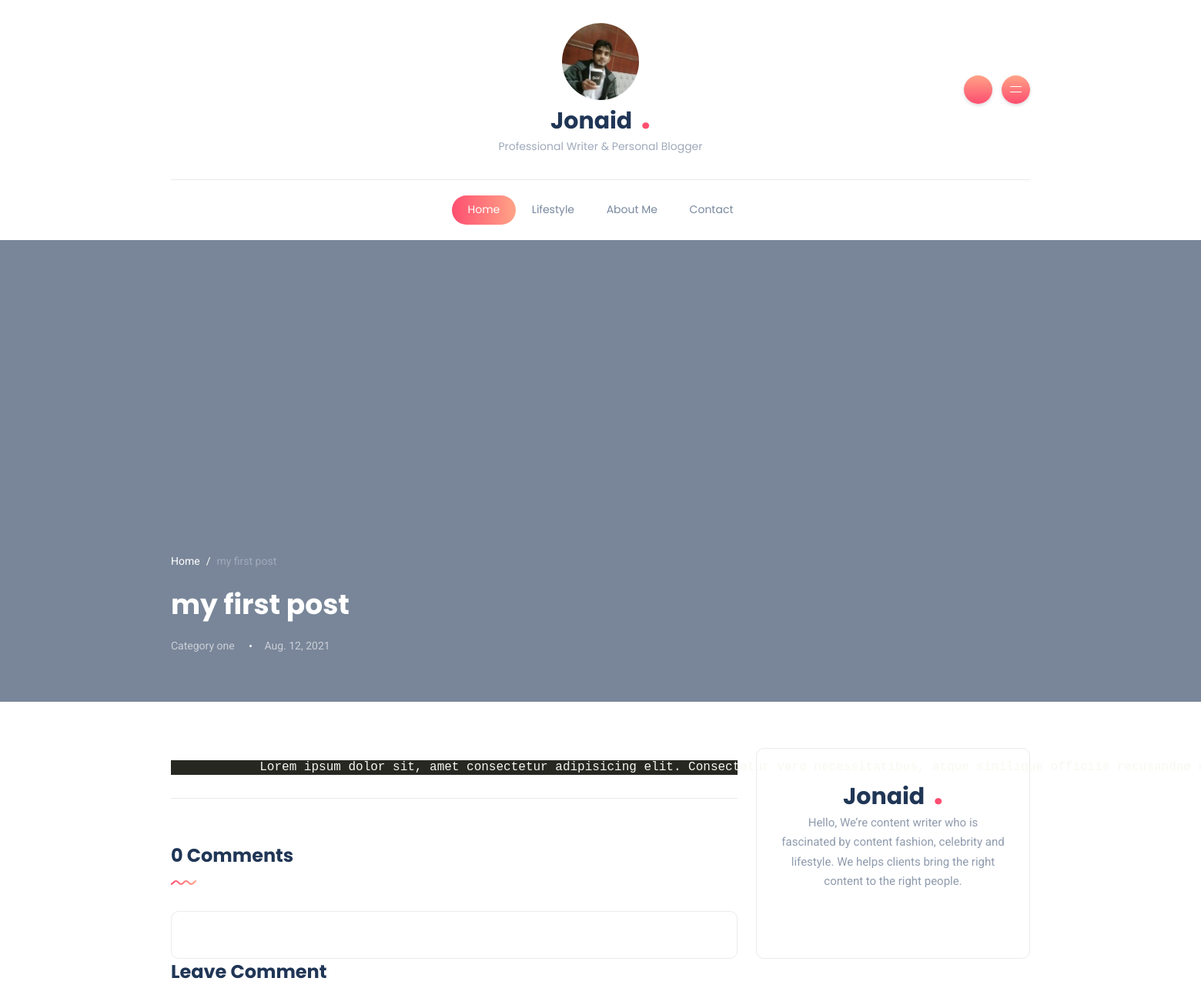
The app's page /blog/4/ (upper part), older data.
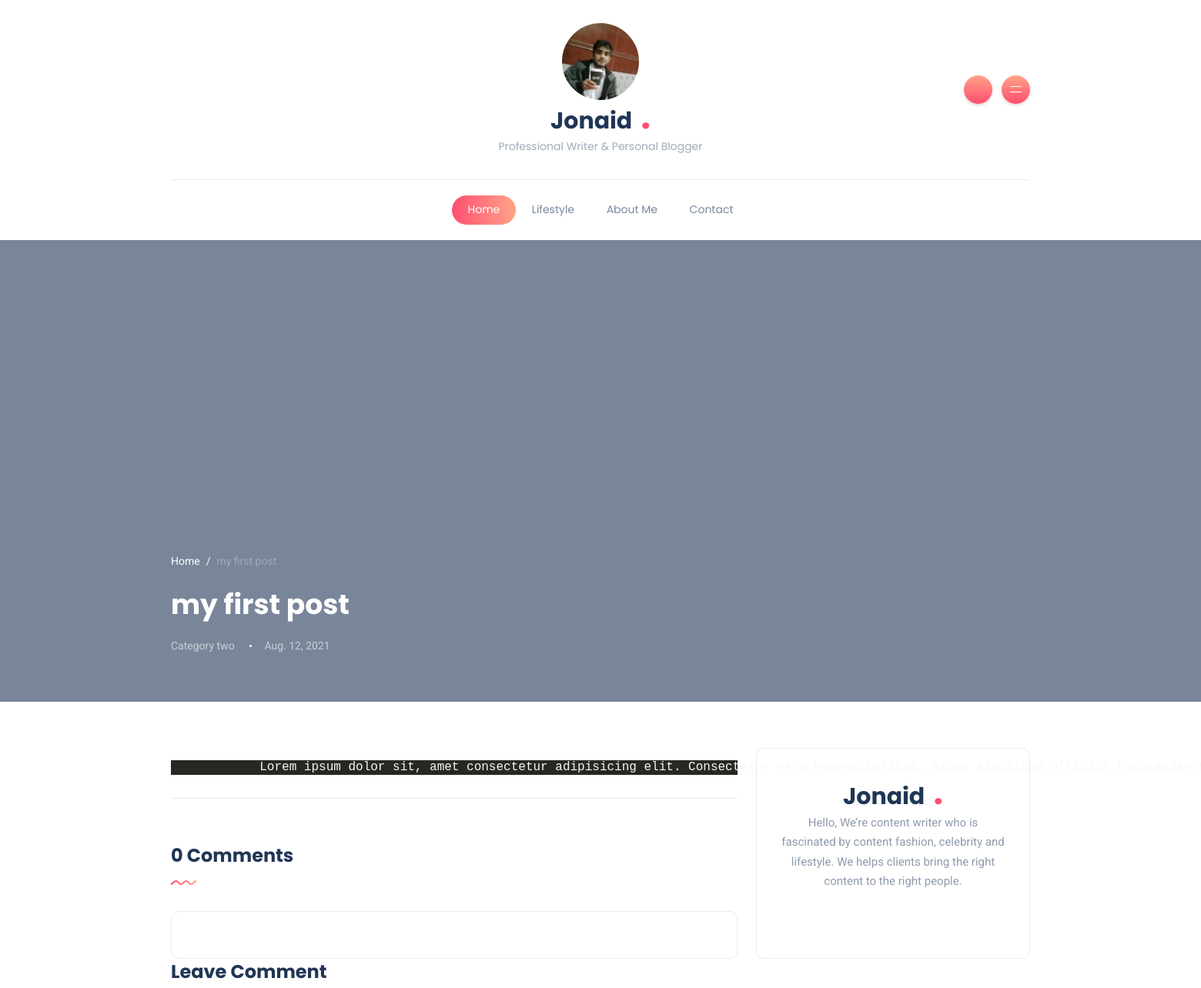
The same page, newer data.
### blog/models.py (models this page shows, shortened)
class Post (models.Model):
    category = models.ForeignKey(Category, blank=True, null=True, on_delete= models.CASCADE, related_name='posts')
    title = models.CharField(max_length=80)
    slug = models.SlugField()
    thumbnail= models.ImageField(upload_to ='blog/photo/')
    description = models.TextField()
    short_description =models.TextField()
    tages = TaggableManager()
    creation = models.DateTimeField(auto_now_add=True)
    @property
    def comment_count(self):
        return Comment.objects.filter(post=self).count()

class Category (models.Model):
    name =models.CharField(max_length=200)
    slug = models.SlugField(max_length=200,
    unique=True)
    class Meta:
        ordering = ('name',)
        verbose_name = 'category'
        verbose_name_plural = 'categories'
    def get_absolute_url(self):
        return reverse("blog:blog_by_category", args={
            self.slug
            })

### blog/views.py (the view)
# urls.py: path('blog/<slug>/', views.blog_details, name='blog_details'),
def blog_details (request, slug):
    post = Post.objects.get(slug=slug)
    comments = post.comments.all()
    categories = Category.objects.all()
    latest_post= Post.objects.all()[:3]
    if request.method == 'POST':
        comment_form = CommentForm(request.POST)
        if comment_form.is_valid():
            new_comment = comment_form.save(commit=False)
            new_comment.post = post
            new_comment.save()
            messages.success(request, 'Your comment submitted.')
            return HttpResponseRedirect(request.path_info)
    else:
        comment_form = CommentForm()
    context={
        'post':post,
        'comments': comments,
        'categories':categories,
        'latest_post':latest_post
    }
    return render (request,'blog/details.html',context)

### templates/blog/details.html (shortened to what this page needs)
{% load static %}
<!DOCTYPE html>
<html lang="en-US">
<head>
  <link rel="stylesheet" href="https://cdn.jsdelivr.net/npm/bootstrap@5.1.0/dist/css/bootstrap.min.css" >
	<link rel="stylesheet" href="{% static "blog/css/bootstrap.min.css" %}" type="text/css" media="all">
	<link rel="stylesheet" href="{% static "blog/css/all.min.css" %}" type="text/css" media="all">
	<link rel="stylesheet" href="{% static "blog/css/slick.css" %}" type="text/css" media="all">
	<link rel="stylesheet" href="{% static "blog/css/simple-line-icons.css" %}" type="text/css" media="all">
	<link rel="stylesheet" href="{% static "blog/css/style.css" %}" type="text/css" media="all">
</head>
<body>
<div class="site-wrapper">
	<header class="header-personal">
        <div class="container-xl header-top">
			<div class="row align-items-center">
				<div class="col-4 d-none d-md-block d-lg-block">
					<ul class="social-icons list-unstyled list-inline mb-0">
						<li class="list-inline-item"><a href="#"><i class="fab fa-facebook-f"></i></a></li>
						<li class="list-inline-item"><a href="#"><i class="fab fa-twitter"></i></a></li>
						<li class="list-inline-item"><a href="#"><i class="fab fa-medium"></i></a></li>
					</ul>
				</div>
				<div class="col-md-4 col-sm-12 col-xs-12 text-center">
					<a class="navbar-brand" href="personal.html"><img style="border-radius: 50%; width:100px;" src="{% static "blog/images/other/jonaid.jpg" %}" alt="logo" /></a>
					<a href="personal.html" class="d-block text-logo">Jonaid <span class="dot">.</span></a>
					<span class="slogan d-block">Professional Writer & Personal Blogger</span>
				</div>
				<div class="col-md-4 col-sm-12 col-xs-12">
					<div class="header-buttons float-md-end mt-4 mt-md-0">
						<button class="search icon-button">
						</button>
						<button class="burger-menu icon-button ms-2 float-end float-md-none">
							<span class="burger-icon"></span>
						</button>
					</div>
				</div>
			</div>
        </div>
		<nav class="navbar navbar-expand-lg">
			<div class="container-xl">
				<div class="collapse navbar-collapse justify-content-center centered-nav">
					<ul class="navbar-nav">
						<li class="nav-item active">
							<a class="nav-link " href="/">Home</a>
						</li>
						<li class="nav-item">
							<a class="nav-link" href="">Lifestyle</a>
						</li>
						<li class="nav-item">
							<a class="nav-link" href="">About Me </a>
						</li>
						<li class="nav-item">
							<a class="nav-link" href="">Contact</a>
						</li>
					</ul>
				</div>
			</div>
		</nav>
	</header>
   <section class="single-cover data-bg-image" data-bg-image="{{ post.thumbnail.url }}">
    <div class="container-xl">
        <div class="cover-content post">
            <nav aria-label="breadcrumb">
                <ol class="breadcrumb">
                    <li class="breadcrumb-item"><a href="/">Home</a></li>
                    <li class="breadcrumb-item active" aria-current="page">{{ post.title }}</li>
                </ol>
            </nav>
            <div class="post-header">
                <h1 class="title mt-0 mb-3">{{ post.title }}</h1>
                <ul class="meta list-inline mb-0">
                    <li class="list-inline-item"><a href="#">{{ post.category.name }} </a></li>
                    <li class="list-inline-item">{{ post.creation | date }} </li>
                </ul>
            </div>
        </div>
    </div>
</section>
<section class="main-content">
  <div class="container-xl">
    <div class="row gy-4">
      <div class="col-lg-8">
                  <div class="post post-single">
          <div class="post-content clearfix">
            <p>{{ post.description | safe }} </p>
          </div>
          <div class="post-bottom">
            <div class="row d-flex align-items-center">
              <div class="col-md-12 col-12">
                <ul class="social-icons list-unstyled list-inline mb-0 float-md-end">
                  <li class="list-inline-item"><a href="#"><i class="fab fa-facebook-f"></i></a></li>
                  <li class="list-inline-item"><a href="#"><i class="fab fa-linkedin-in"></i></a></li>
                  <li class="list-inline-item"><a href="#"><i class="fab fa-pinterest"></i></a></li>
              </div>
            </div>
          </div>
                  </div>
        <div class="section-header">
          <h3 class="section-title">{{ post.comment_count }} Comments</h3>
          <img src="{% static "blog/images/wave.svg" %}" class="wave" alt="wave" />
        </div>
        <div class="comments bordered padding-30 rounded">
        </div>
        <div class="section-header">
          <h3 class="section-title">Leave Comment</h3>
        </div>
              </div>
      <div class="col-lg-4">
        <div class="sidebar">
						<div class="widget rounded">
							<div class="widget-about data-bg-image text-center" data-bg-image="{% static "blog/images/map-bg.png" %}">
								<a href="" class="d-block text-logo">Jonaid <span class="dot">.</span></a>
								<p class="mb-4">Hello, We’re content writer who is fascinated by content fashion, celebrity and lifestyle. We helps clients bring the right content to the right people.</p>
								<ul class="social-icons list-unstyled list-inline mb-0">
									<li class="list-inline-item"><a href="#"><i class="fab fa-facebook-f"></i></a></li>
									<li class="list-inline-item"><a href="#"><i class="fab fa-twitter"></i></a></li>
									<li class="list-inline-item"><a href="#"><i class="fab fa-medium"></i></a></li>
								</ul>
							</div>
						</div>
      </div>
    </div>
  </div>
</section>
</div>
</body>
</html>

Row changes from the older to the newer data that the page shows:
changed Post "my first post": category.name "Category one" → "Category two"
